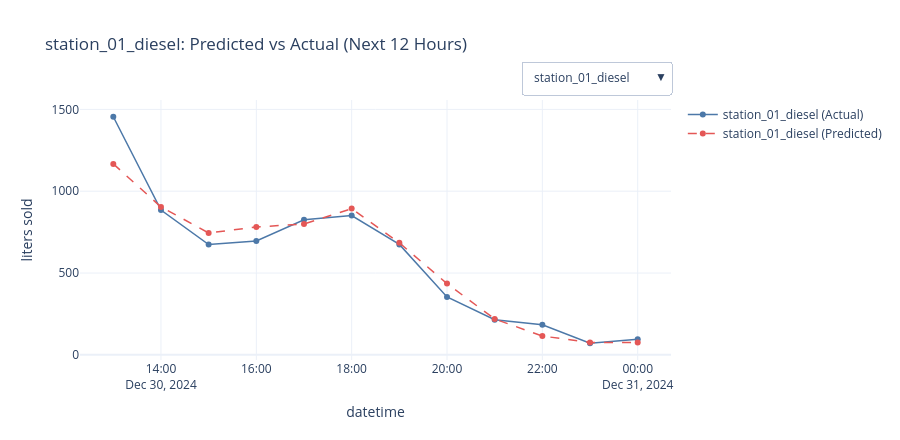

Here is the notebook cell this chart was saved with:
### Code cell
fig = go.Figure()
series_keys = list(series_dict.keys())

# Handle long or wide format output seamlessly
preds_wide = predictions.pivot(columns="level", values="pred") if "level" in predictions.columns else predictions

for i, sid in enumerate(series_keys):
    actuals = future_melted[future_melted["series_id"] == sid]
    preds = preds_wide[sid]
    
    visible = True if i == 0 else False
    
    fig.add_trace(go.Scatter(
        x=actuals["datetime"], y=actuals["liters_sold"],
        name=f"{sid} (Actual)", line=dict(color="#4c78a8", width=1.5),
        visible=visible
    ))
    
    fig.add_trace(go.Scatter(
        x=preds.index, y=preds,
        name=f"{sid} (Predicted)", line=dict(color="#e45756", width=1.5, dash="dash"),
        visible=visible
    ))

buttons = []
for i, sid in enumerate(series_keys):
    visibility = [False] * (len(series_keys) * 2)
    visibility[i * 2] = True
    visibility[i * 2 + 1] = True
    
    button = dict(
        label=sid,
        method="update",
        args=[{"visible": visibility},
              {"title": f"{sid}: Predicted vs Actual (Next 12 Hours)"}]
    )
    buttons.append(button)

fig.update_layout(
    title=f"{series_keys[0]}: Predicted vs Actual (Next 12 Hours)",
    xaxis_title="datetime", yaxis_title="liters sold",
    template="plotly_white", hovermode="x unified", height=440,
    updatemenus=[dict(
        active=0, buttons=buttons, 
        x=1.0, xanchor="right", y=1.15, yanchor="top"
    )]
)

fig.show()
